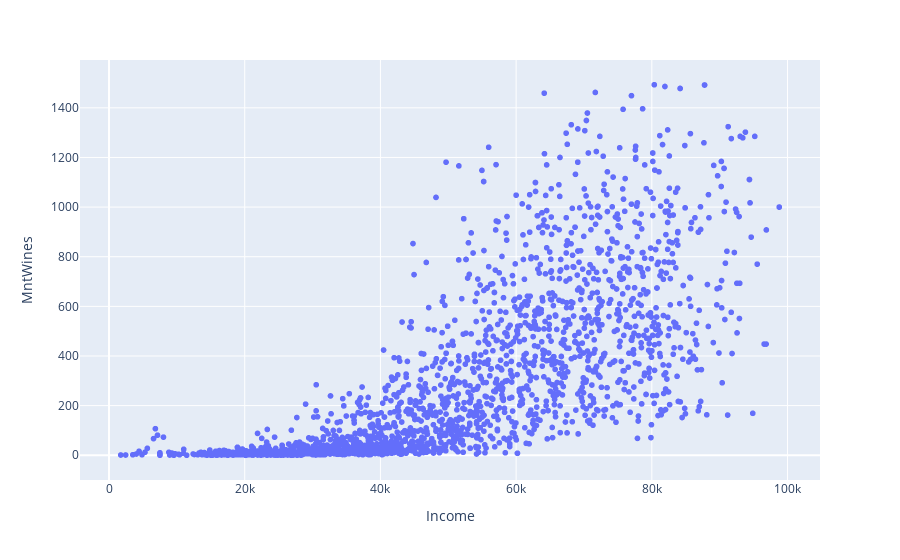

Notebook source saved alongside this figure:
### Code cell
px.scatter(df[df['Income'] <=100_000], x='Income',y='MntWines')

### Figure 1 — Plotly figure (JSON) as saved in the notebook; plotly's stock layout.template omitted (floating-point values rounded to 4 significant figures; data arrays with more than 128 entries replaced by an {"elided": "..."} marker saying what was removed)
{"data": [{"hovertemplate": "Income=%{x}<br>MntWines=%{y}<extra></extra>", "legendgroup": "", "marker": {"color": "#636efa", "symbol": "circle"}, "mode": "markers", "name": "", "showlegend": false, "type": "scattergl", "x": {"elided": "2203 int values"}, "xaxis": "x", "y": {"elided": "2203 int values"}, "yaxis": "y"}], "layout": {"autosize": true, "legend": {"tracegroupgap": 0}, "margin": {"t": 60}, "xaxis": {"anchor": "y", "autorange": true, "domain": [0, 1], "range": [-4323.0, 104800.0], "title": {"text": "Income"}, "type": "linear"}, "yaxis": {"anchor": "x", "autorange": true, "domain": [0, 1], "range": [-115.6, 1609.0], "title": {"text": "MntWines"}, "type": "linear"}}}
